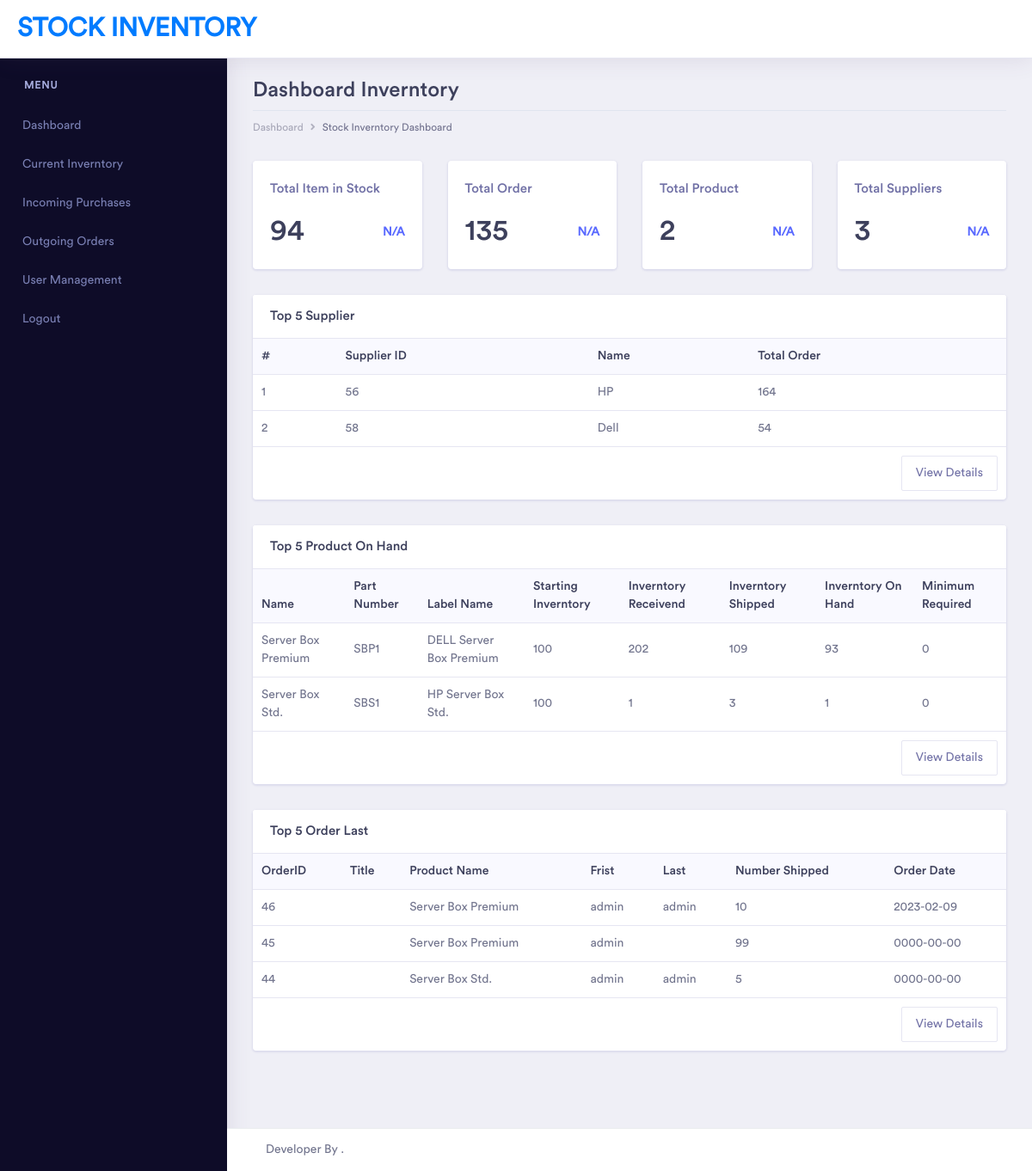
Page / (signed in) on the committed database.
### tables this page shows
CREATE TABLE `suppliers` (
  `id` int(11) UNSIGNED NOT NULL,
  `supplier` varchar(255) NOT NULL DEFAULT ''
);

CREATE TABLE `products` (
  `id` int(11) UNSIGNED NOT NULL,
  `ProductName` varchar(255) DEFAULT NULL,
  `PartNumber` varchar(255) DEFAULT NULL,
  `ProductLabel` varchar(255) DEFAULT NULL,
  `StartingInventory` int(11) DEFAULT NULL,
  `InventoryReceived` int(11) DEFAULT NULL,
  `InventoryShipped` int(11) DEFAULT NULL,
  `InventoryOnHand` int(11) DEFAULT NULL,
  `MinimumRequired` int(11) DEFAULT NULL
);

CREATE TABLE `orders` (
  `id` int(11) UNSIGNED NOT NULL,
  `Title` varchar(255) DEFAULT NULL,
  `First` varchar(255) DEFAULT NULL,
  `Middle` varchar(255) DEFAULT NULL,
  `Last` varchar(255) DEFAULT NULL,
  `ProductId` int(11) UNSIGNED NOT NULL,
  `NumberShipped` int(11) DEFAULT NULL,
  `OrderDate` date DEFAULT NULL
);

### index.php (the view, shortened to what the rows shown need)
<?php include('inc/header.php') ?>
<div class="dashboard-main-wrapper">
    <div class="dashboard-wrapper">
        <div class="container-fluid  dashboard-content">
            <div class="row">
                <div class="col-xl-12 col-lg-12 col-md-12 col-sm-12 col-12">
                    <div class="page-header">
                        <h2 class="pageheader-title">Dashboard Inverntory  </h2>
                    </div>
                </div>
            </div>
            <div class="ecommerce-widget">
                <div class="row">
                    <div class="col-xl-3 col-lg-6 col-md-6 col-sm-12 col-12">
                        <div class="card">
                            <div class="card-body">
                                <div class="metric-value d-inline-block">
                                    <h1 class="mb-1">
                                        <?php
                                        $conn = new mysqli($servername, $username, $password, $dbname);
                                        $sql = "SELECT SUM(InventoryOnHand) as total FROM products";
                                        $result = $conn->query($sql);
                                        if ($result->num_rows > 0) {
                                            while ($row = $result->fetch_assoc()) {
                                                echo $row["total"];
                                            }
                                        } else {
                                            echo "0";
                                        }
                                        ?>
                                    </h1>
                                </div>
                            </div>
                        </div>
                    </div>
                    <div class="col-xl-3 col-lg-6 col-md-6 col-sm-12 col-12">
                        <div class="card">
                            <div class="card-body">
                                <div class="metric-value d-inline-block">
                                    <h1 class="mb-1">
                                        <?php
                                        $conn = new mysqli($servername, $username, $password, $dbname);
                                        $sql = "SELECT SUM(orders.id) as total FROM orders";
                                        $result = $conn->query($sql);
                                        if ($result->num_rows > 0) {
                                            while ($row = $result->fetch_assoc()) {
                                                echo $row["total"];
                                            }
                                        } else {
                                            echo "0";
                                        }
                                        ?>
                                    </h1>
                                </div>
                            </div>
                        </div>
                    </div>
                    <div class="col-xl-3 col-lg-6 col-md-6 col-sm-12 col-12">
                        <div class="card">
                            <div class="card-body">
                                <div class="metric-value d-inline-block">
                                    <h1 class="mb-1">
                                        <?php
                                        $conn = new mysqli($servername, $username, $password, $dbname);
                                        $sql = "SELECT count(products.id) as total FROM products";
                                        $result = $conn->query($sql);
                                        if ($result->num_rows > 0) {
                                            while ($row = $result->fetch_assoc()) {
                                                echo $row["total"];
                                            }
                                        } else {
                                            echo "0";
                                        }
                                        ?>
                                    </h1>
                                </div>
                            </div>
                        </div>
                    </div>
                    <div class="col-xl-3 col-lg-6 col-md-6 col-sm-12 col-12">
                        <div class="card">
                            <div class="card-body">
                                <div class="metric-value d-inline-block">
                                    <h1 class="mb-1">
                                        <?php
                                        $conn = new mysqli($servername, $username, $password, $dbname);
                                        $sql = "SELECT count(suppliers.id) as total FROM suppliers";
                                        $result = $conn->query($sql);
                                        if ($result->num_rows > 0) {
                                            while ($row = $result->fetch_assoc()) {
                                                echo $row["total"];
                                            }
                                        } else {
                                            echo "0";
                                        }
                                        ?>
                                    </h1>
                                </div>
                            </div>
                        </div>
                    </div>
                </div>
                <div class="row">
                    <div class="col-xl-12 col-lg-12 col-md-6 col-sm-12 col-12">
                        <div class="card">
                            <div class="card-body p-0">
                                <div class="table-responsive">
                                    <table class="table">
                                        <thead class="bg-light">
                                            <tr class="border-0">
                                                <th class="border-0">#</th>
                                                <th class="border-0">Supplier ID</th>
                                                <th class="border-0">Name</th>
                                                <th class="border-0">Total Order</th>
                                            </tr>
                                        </thead>
                                        <tbody>
                                            <?php
                                            $conn = new mysqli($servername, $username, $password, $dbname);
                                            $sql = "
SELECT  suppliers.supplier As SuppliersName , SUM(purchases.id) As TotalOrders ,suppliers.id As sId
FROM purchases
LEFT JOIN suppliers
ON purchases.SupplierId = suppliers.id GROUP BY suppliers.supplier
ORDER By COUNT(purchases.id) DESC LIMIT 5;";
                                            $result = $conn->query($sql);
                                            if ($result->num_rows > 0) {
                                                $r = 1;
                                                while ($row = $result->fetch_assoc()) {
                                                    echo
                                                        "<tr>" .
                                                        "<td>" . $r . "</td>" .
                                                        "<td>" . $row["sId"] . "</td>" .
                                                        "<td>" . $row["SuppliersName"] . "</td>" .
                                                        "<td>" . $row["TotalOrders"] . "</td>" .
                                                        "</tr>";
                                                    $r++;
                                                }
                                            }
                                            ?>
                                        </tbody>
                                    </table>
                                </div>
                            </div>
                        </div>
                    </div>
                    <div class="col-xl-12 col-lg-12 col-md-6 col-sm-12 col-12">
                        <div class="card">
                            <div class="card-body p-0">
                                <div class="table-responsive">
                                    <table class="table">
                                        <thead class="bg-light">
                                            <tr class="border-0">
                                                <th class="border-0">Name</th>
                                                <th class="border-0">Part Number</th>
                                                <th class="border-0">Label Name</th>
                                                <th class="border-0">Starting Inverntory</th>
                                                <th class="border-0">Inverntory Receivend</th>
                                                <th class="border-0">Inverntory Shipped</th>
                                                <th class="border-0">Inverntory On Hand</th>
                                                <th class="border-0">Minimum Required</th>
                                            </tr>
                                        </thead>
                                        <tbody>
                                            <?php
                                            $conn = new mysqli($servername, $username, $password, $dbname);
                                            $sql = "
SELECT * FROM products
Order by InventoryOnHand DESC
LIMIT 5;
";
                                            $result = $conn->query($sql);
                                            if ($result->num_rows > 0) {
                                                while ($row = $result->fetch_assoc()) {
                                                    echo
                                                        "<tr>" .
                                                        "<td>" . $row["ProductName"] . "</td>" .
                                                        "<td>" . $row["PartNumber"] . "</td>" .
                                                        "<td>" . $row["ProductLabel"] . "</td>" .
                                                        "<td>" . $row["StartingInventory"] . "</td>" .
                                                        "<td>" . $row["InventoryReceived"] . "</td>" .
                                                        "<td>" . $row["InventoryShipped"] . "</td>" .
                                                        "<td>" . $row["InventoryOnHand"] . "</td>" .
                                                        "<td>" . $row["MinimumRequired"] . "</td>" .
                                                        "</tr>";
                                                }
                                            }
                                            ?>
                                        </tbody>
                                    </table>
                                </div>
                            </div>
                        </div>
                    </div>
                    <div class="col-xl-12 col-lg-12 col-md-6 col-sm-12 col-12">
                        <div class="card">
                            <div class="card-body p-0">
                                <div class="table-responsive">
                                    <table class="table">
                                        <thead class="bg-light">
                                            <tr class="border-0">
                                                <th class="border-0">OrderID</th>
                                                <th class="border-0">Title</Title>
                                                </th>
                                                <th class="border-0">Product Name</th>
                                                <th class="border-0">Frist</th>
                                                <th class="border-0">Last</th>
                                                <th class="border-0">Number Shipped</th>
                                                <th class="border-0">Order Date</th>
                                            </tr>
                                        </thead>
                                        <tbody>
                                            <?php
                                            $conn = new mysqli($servername, $username, $password, $dbname);
                                            $sql = "
SELECT orders.id , orders.ProductId  ,orders.First, orders.Last , orders.Title,products.ProductName, orders.OrderDate,orders.NumberShipped
FROM orders
INNER JOIN products
ON orders.ProductId = products.id GROUP by orders.id DESC LIMIT 5;
";
                                            $result = $conn->query($sql);
                                            if ($result->num_rows > 0) {
                                                while ($row = $result->fetch_assoc()) {
                                                    echo
                                                        "<tr>" .
                                                        "<td>" . $row["id"] . "</td>" .
                                                        "<td>" . $row["Title"] . "</td>" .
                                                        "<td>" . $row["ProductName"] . "</td>" .
                                                        "<td>" . $row["First"] . "</td>" .
                                                        "<td>" . $row["Last"] . "</td>" .
                                                        "<td>" . $row["NumberShipped"] . "</td>" .
                                                        "<td>" . $row["OrderDate"] . "</td>" .
                                                        "</tr>";
                                                }
                                            }
                                            ?>
                                        </tbody>
                                    </table>
                                </div>
                            </div>
                        </div>
                    </div>
                </div>
            </div>
        </div>
<?php include('inc/footer.php'); ?>

### rows in the picture
suppliers: id "56", supplier "HP", TotalOrders "164"
suppliers: id "58", supplier "Dell", TotalOrders "54"
products: ProductName "Server Box Premium", PartNumber "SBP1", ProductLabel "DELL Server Box Premium", StartingInventory "100", InventoryReceived "202", InventoryShipped "109", InventoryOnHand "93", MinimumRequired "0"
products: ProductName "Server Box Std.", PartNumber "SBS1", ProductLabel "HP Server Box Std.", StartingInventory "100", InventoryReceived "1", InventoryShipped "3", InventoryOnHand "1", MinimumRequired "0"
orders: id "46", ProductId.ProductName "Server Box Premium", First "admin", Last "admin", NumberShipped "10", OrderDate "2023-02-09"
orders: id "45", ProductId.ProductName "Server Box Premium", First "admin", NumberShipped "99", OrderDate "0000-00-00"
orders: id "44", ProductId.ProductName "Server Box Std.", First "admin", Last "admin", NumberShipped "5", OrderDate "0000-00-00"

### other values in the picture
$row["total"] "94"
$row["total"] "135"
$row["total"] "2"
$row["total"] "3"
